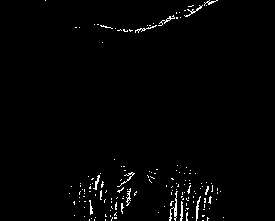
#> input picture image01_mask.png, 275 x 221 px
$ python bluring_image.py
#> lines starting #> are read from the running program, lines starting #| are printed output that depends on the picture; after the words box and inside, x2 and y2 are one past the last pixel; in counts of white or black regions, pixels touching at a corner belong together
import cv2
import numpy

# read image
src = cv2.imread('image01_mask.png', cv2.IMREAD_UNCHANGED)
#> src: shape (221, 275); 1.5% white in thin lines or dots, all inside (x1, y1, x2, y2) = (45, 0, 224, 221)

# apply guassian blur on src image
dst = cv2.GaussianBlur(src,(5,5),cv2.BORDER_DEFAULT)
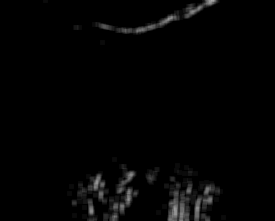
#> dst: shape (221, 275); min 0, max 170, mean 3.9

# display input and output image
cv2.imshow("Gaussian Blur",numpy.hstack((src,dst)))
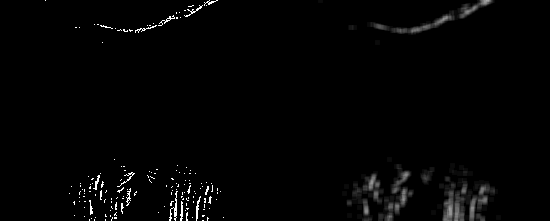
#> window 'Gaussian Blur': shape (221, 550); min 0, max 255, mean 3.9

#save output image

cv2.waitKey(0) # waits until a key is pressed
cv2.destroyAllWindows() # destroys the window showing image
